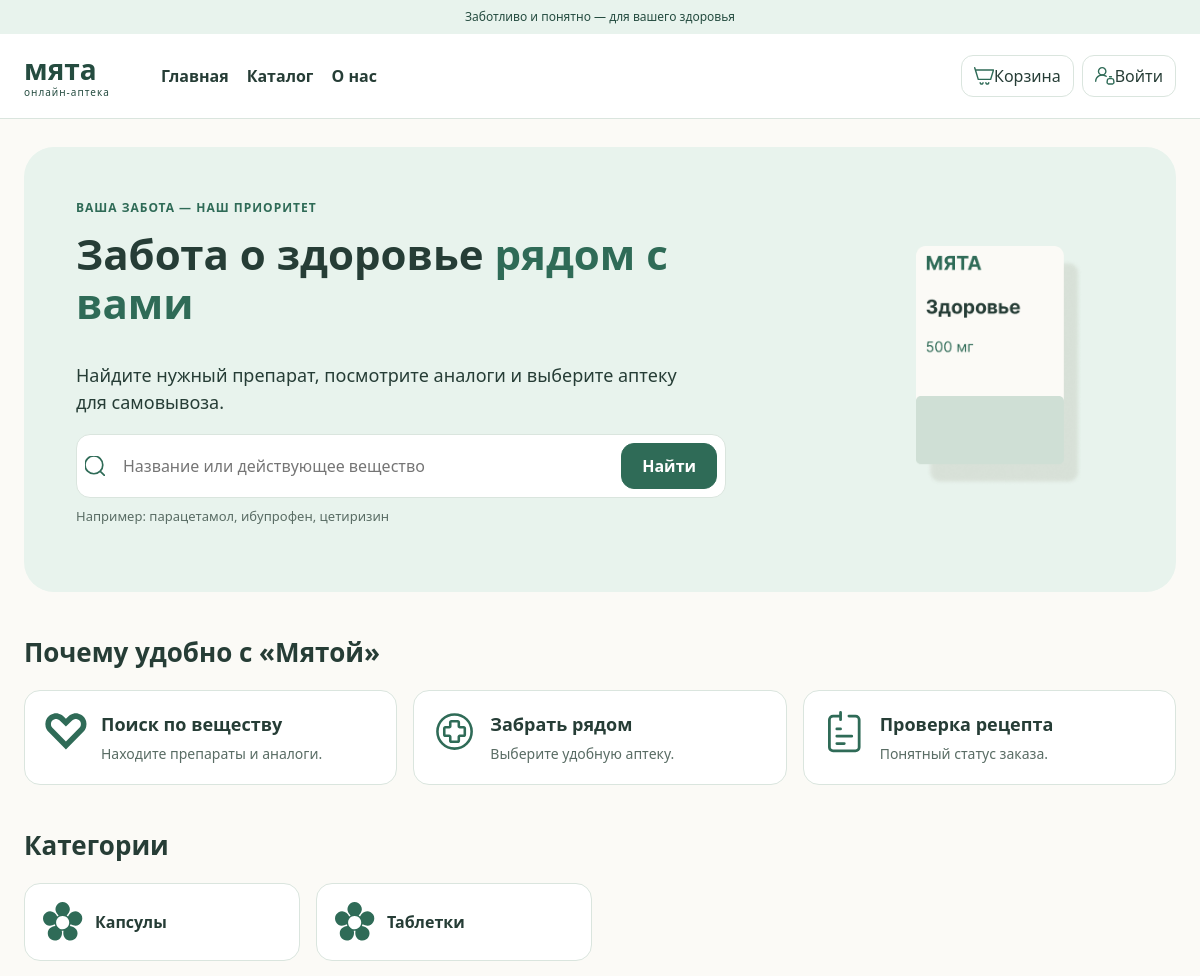
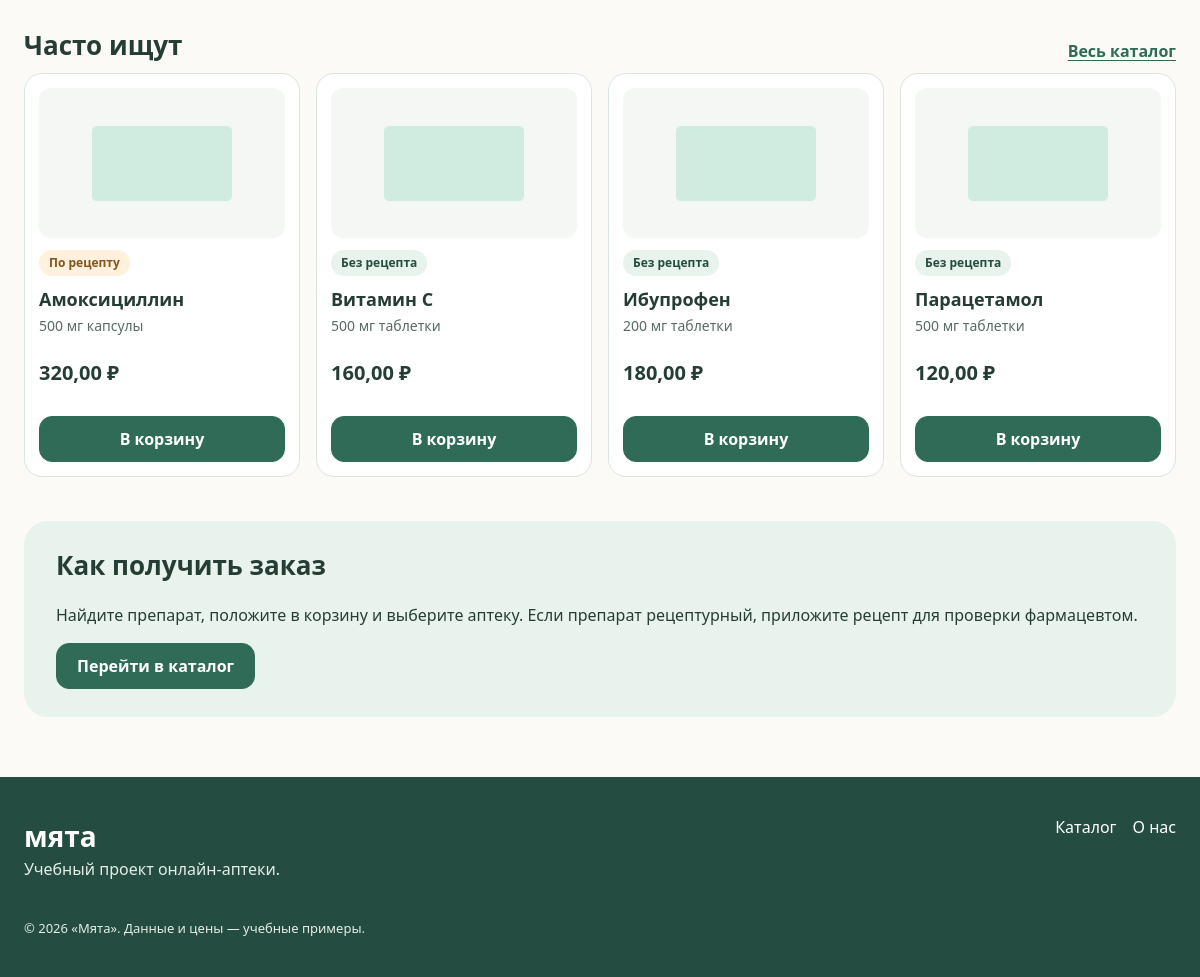
The page / on the database its author committed (2 pictures, top to bottom).
### pharmacy/models.py (models this page shows, shortened)
class Medicine(models.Model):
    name = models.CharField("Название", max_length=150)
    description = models.TextField("Описание", max_length=2000, blank=True)
    substance = models.CharField("Действующее вещество", max_length=150)
    form = models.CharField("Форма выпуска", max_length=100)
    dosage = models.CharField("Дозировка", max_length=50)
    price = models.DecimalField("Цена", max_digits=10, decimal_places=2)
    prescription_required = models.BooleanField("Требуется рецепт", default=False)
    manufacturer = models.ForeignKey(
        Manufacturer,
        on_delete=models.PROTECT,
        related_name="medicines",
        verbose_name="Производитель"
    )
    pharmacies = models.ManyToManyField("Pharmacy",
        through="Stock",
        through_fields=("medicine", "pharmacy"),
        related_name="medicines"
    )
    class Meta:
        verbose_name = "Препарат"
        verbose_name_plural = "Препараты"
        ordering = ["name"]
        constraints = [
            models.CheckConstraint(
                condition=Q(price__gt=0),
                name="medicine_price_gt_0"
            )
        ]

### pharmacy/views.py (the view)
# urls.py: path("", views.home, name="home"),
def home(request):
    medicines = Medicine.objects.select_related("manufacturer").order_by("name")[:4]
    forms = Medicine.objects.order_by("form").values_list("form", flat=True).distinct()[:4]
    return render(request, "index.html", {"medicines": medicines, "forms": forms})

### pharmacy/templates/index.html (shortened to what this page needs)
{% extends 'base.html' %}
{% load static %}
{% block content %}
<section class="hero">
  <div>
    <p class="eyebrow">ВАША ЗАБОТА — НАШ ПРИОРИТЕТ</p>
    <h1>Забота о здоровье <span class="accent">рядом с вами</span></h1>
    <p class="lead">Найдите нужный препарат, посмотрите аналоги и выберите аптеку для самовывоза.</p>
    <form action="{% url 'pharmacy:search' %}" method="get" class="search">
      <img class="small-icon" src="{% static 'pharmacy/images/search.svg' %}" width="20" height="20" alt="">
      <input type="search" name="q" placeholder="Название или действующее вещество" aria-label="Поиск препарата" required>
      <button type="submit" class="btn">Найти</button>
    </form>
    <p class="hint">Например: парацетамол, ибупрофен, цетиризин</p>
  </div>
  <div class="hero-art">
    <img src="{% static 'pharmacy/images/hero.png' %}" width="240" height="240" alt="Иллюстрация онлайн-аптеки">
  </div>
</section>
<section class="section" aria-labelledby="benefits-title">
  <h2 id="benefits-title">Почему удобно с «Мятой»</h2>
  <div class="benefits">
    <article class="benefit">
      <img src="{% static 'pharmacy/images/substance.svg' %}" width="42" height="42" loading="lazy" alt="">
      <div><h3>Поиск по веществу</h3><p>Находите препараты и аналоги.</p></div>
    </article>
    <article class="benefit">
      <img src="{% static 'pharmacy/images/pharmacy.svg' %}" width="42" height="42" loading="lazy" alt="">
      <div><h3>Забрать рядом</h3><p>Выберите удобную аптеку.</p></div>
    </article>
    <article class="benefit">
      <img src="{% static 'pharmacy/images/prescription.svg' %}" width="42" height="42" loading="lazy" alt="">
      <div><h3>Проверка рецепта</h3><p>Понятный статус заказа.</p></div>
    </article>
  </div>
</section>
<section class="section" aria-labelledby="sections-title">
  <h2 id="sections-title">Категории</h2>
  <div class="simple-categories">
    {% for form in forms %}
      <a class="category" href="{% url 'pharmacy:catalog' %}?form={{ form|urlencode }}">
        <img src="{% static 'pharmacy/images/category.svg' %}" width="40" height="40" loading="lazy" alt="">
        <strong>{{ form }}</strong>
      </a>
    {% empty %}
      <p>Категории появятся после добавления препаратов.</p>
    {% endfor %}
  </div>
</section>
<section class="section" aria-labelledby="popular-title">
  <div class="section-heading"><h2 id="popular-title">Часто ищут</h2><a class="text-link" href="{% url 'pharmacy:catalog' %}">Весь каталог</a></div>
  <div class="medicine-grid">
    {% for medicine in medicines %}{% include '_medicine_card.html' %}
    {% empty %}<p>Препараты появятся здесь после заполнения базы.</p>{% endfor %}
  </div>
</section>
<section class="section info-banner" aria-labelledby="order-info-title">
  <h2 id="order-info-title">Как получить заказ</h2>
  <p>Найдите препарат, положите в корзину и выберите аптеку. Если препарат рецептурный, приложите рецепт для проверки фармацевтом.</p>
  <a href="{% url 'pharmacy:catalog' %}" class="btn">Перейти в каталог</a>
</section>
{% endblock %}

### pharmacy/templates/_medicine_card.html (shortened to what this page needs)
{% load static %}
<article class="medicine-card">
  <a class="medicine-photo" href="{% url 'pharmacy:product' medicine.pk %}">
    <img src="{% static 'pharmacy/images/medicine.png' %}"alt="Изображение препарата" width="140" height="130" loading="lazy" class="product-photo">
  </a>
  <div class="medicine-info">
    {% if medicine.prescription_required %}<span class="tag tag-orange">По рецепту</span>{% else %}<span class="tag">Без рецепта</span>{% endif %}
    <h3><a href="{% url 'pharmacy:product' medicine.pk %}">{{ medicine.name }}</a></h3>
    <p class="muted">{{ medicine.dosage }} {{ medicine.form|lower }}</p>
    <p class="price">{{ medicine.price|floatformat:2 }} ₽</p>
    <form method="post" action="{% url 'pharmacy:cart_add' medicine.pk %}">
      <button class="btn full" type="submit">В корзину</button>
    </form>
  </div>
</article>

### pharmacy/static/pharmacy/styles.css (style rules this page uses)
:root { --green: #2f6b57; --dark: #254c40; --mint: #e8f3ed; --bg: #fbfaf6; --text: #263d36; --gray: #596c64; --border: #dae5de; --error: #ae424b; --space: 16px; }
* { box-sizing: border-box; }
body { margin: 0; background: var(--bg); color: var(--text); font: 16px/1.5 'Segoe UI', Arial, sans-serif; }
a { color: inherit; text-decoration: none; }
button, input, select, textarea { font: inherit; }
button, a, summary { -webkit-tap-highlight-color: transparent; }
button { cursor: pointer; }
img { max-width: 100%; height: auto; object-fit: contain; }
h1, h2, h3, p { margin-top: 0; }
h1 { font-size: 42px; line-height: 1.17; }
h2 { font-size: 26px; line-height: 1.25; }
h3 { font-size: 18px; }
.muted, .hint { color: var(--gray); }
.hint, small { font-size: 13px; }
.accent, .text-link { color: var(--green); }
.text-link { font-weight: 600; text-decoration: underline; text-underline-offset: 3px; }
.eyebrow { color: var(--green); font-size: 12px; font-weight: 700; letter-spacing: 1px; }
.section { margin: 44px 0; }
.section-heading { display: flex; justify-content: space-between; align-items: center; gap: 16px; flex-wrap: wrap; }
.section-heading h2 { margin-bottom: 12px; }
.product-photo { width: 140px; height: 130px; object-fit: contain; display: block; margin: 0 auto; }
.btn { display: inline-flex; align-items: center; justify-content: center; min-height: 44px; padding: 10px 20px; background: var(--green); color: white; border: 1px solid var(--green); border-radius: 13px; text-align: center; font-weight: 600; }
.full { width: 100%; }
input, select, textarea { width: 100%; min-height: 44px; padding: 10px 13px; border: 1px solid #bacfc2; border-radius: 11px; background: white; color: var(--text); }
.hero { margin-top: 28px; padding: 52px; border-radius: 30px; background: var(--mint); display: flex; align-items: center; justify-content: space-between; gap: 32px; }
.hero>div:first-child { max-width: 650px; }
.lead { font-size: 18px; max-width: 620px; }
.search { display: flex; align-items: center; gap: 10px; background: white; padding: 8px; border: 1px solid var(--border); border-radius: 14px; max-width: 660px; margin-bottom: 9px; }
.search input { border: 0; padding: 8px; min-width: 0; flex: 1; outline: none; }
.small-icon { width: 20px; height: 20px; flex: 0 0 20px; }
.hero-art { width: 250px; flex-shrink: 0; text-align: center; }
.hero-art img { width: 240px; height: 240px; }
.benefits, .simple-categories, .stats { display: grid; grid-template-columns: repeat(3, minmax(0, 1fr)); gap: 16px; }
.benefit { display: flex; gap: 14px; align-items: flex-start; padding: 20px; border: 1px solid var(--border); border-radius: 16px; background: white; }
.benefit img { width: 42px; height: 42px; flex-shrink: 0; }
.benefit h3 { margin-bottom: 5px; }
.benefit p { margin-bottom: 0; color: var(--gray); font-size: 14px; }
.simple-categories { grid-template-columns: repeat(4, minmax(0, 1fr)); }
.category { display: flex; align-items: center; gap: 12px; padding: 18px; border-radius: 16px; background: white; border: 1px solid var(--border); }
.category img { width: 40px; height: 40px; }
.info-banner { padding: 28px 32px; background: var(--mint); border-radius: 24px; }
.medicine-grid { display: grid; grid-template-columns: repeat(4, minmax(0, 1fr)); gap: 16px; }
.medicine-card { padding: 14px; border-radius: 18px; background: white; border: 1px solid var(--border); display: flex; flex-direction: column; min-width: 0; }
.medicine-photo { display: flex; align-items: center; justify-content: center; height: 150px; background: #f4f7f3; border-radius: 12px; margin-bottom: 12px; }
.medicine-photo img { max-height: 125px; width: 140px; }
.medicine-info { flex: 1; display: flex; flex-direction: column; align-items: flex-start; }
.medicine-info h3 { margin: 10px 0 2px; }
.medicine-info .muted { font-size: 14px; }
.medicine-info form { width: 100%; margin-top: auto; }
.price { margin-top: auto; padding: 8px 0; font-weight: 800; font-size: 20px; }
.tag { display: inline-block; border-radius: 20px; background: var(--mint); color: var(--dark); padding: 4px 10px; font-size: 12px; font-weight: 600; }
.tag-orange { background: #fff1dd; color: #85541b; }

### rows shown on the page
Medicine: prescription_required "По рецепту", name "Амоксициллин", dosage "500 мг", form "капсулы", price "320,00"
Medicine: prescription_required "Без рецепта", name "Витамин C", dosage "500 мг", form "таблетки", price "160,00"
Medicine: prescription_required "Без рецепта", name "Ибупрофен", dosage "200 мг", form "таблетки", price "180,00"
Medicine: prescription_required "Без рецепта", name "Парацетамол", dosage "500 мг", form "таблетки", price "120,00"
